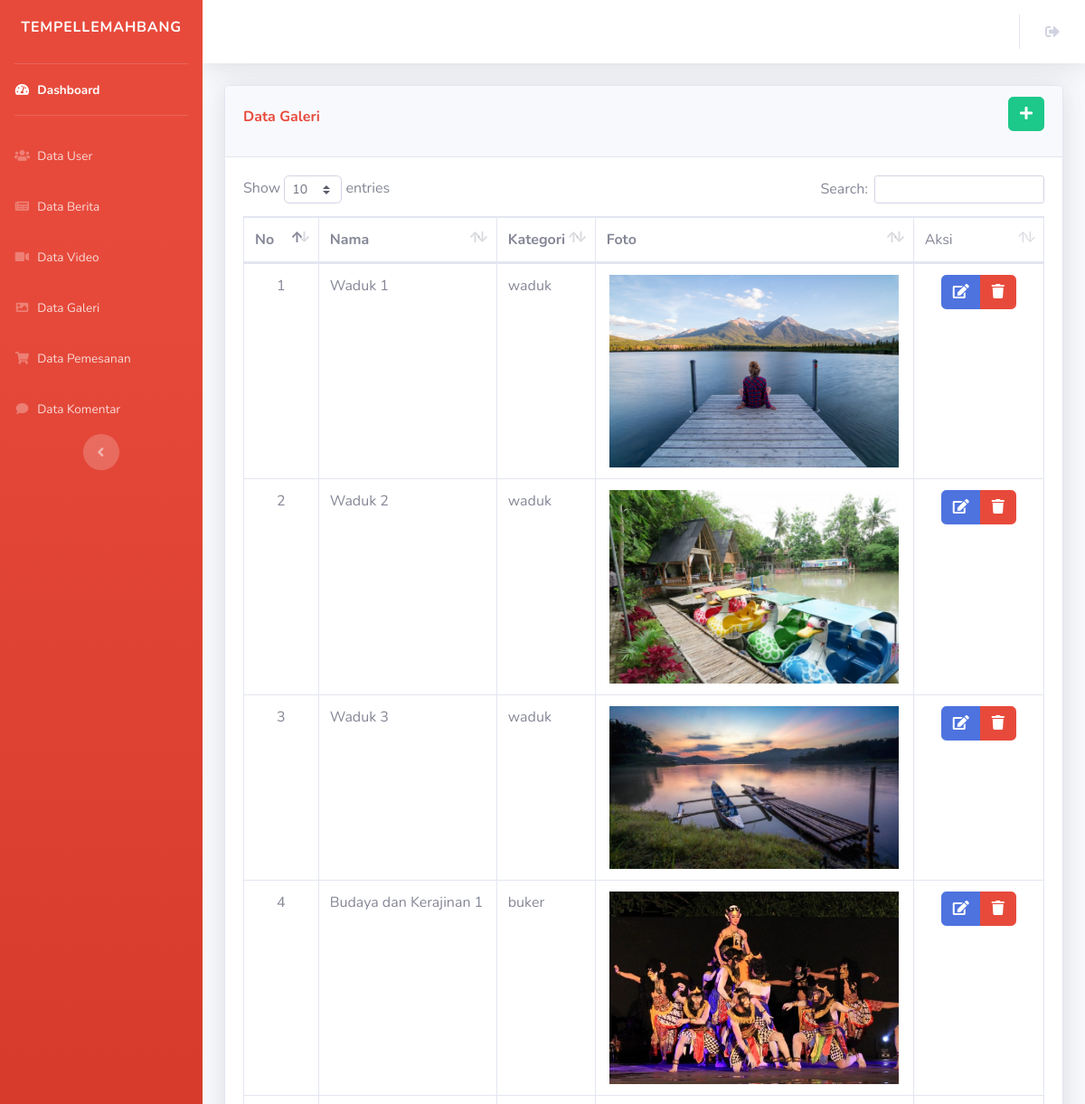
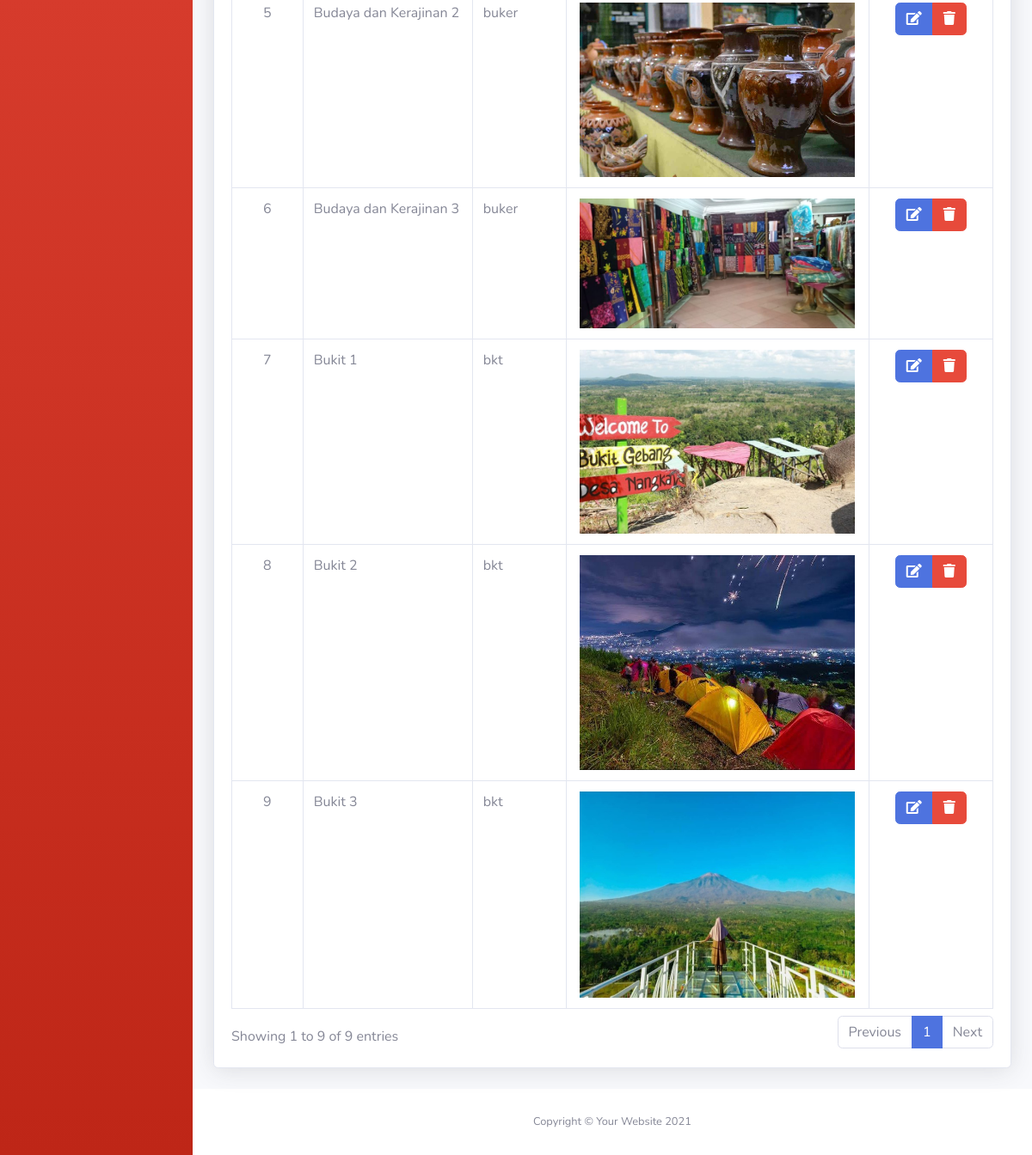
The page /admin/data_galeri.php (signed in) on the database its author committed (2 pictures, top to bottom).
### tables this page shows
CREATE TABLE `tbl_galeri` (
  `id_galeri` int(11) NOT NULL,
  `nama` varchar(50) NOT NULL,
  `kategori` varchar(50) NOT NULL,
  `foto` text NOT NULL
);

### admin/data_galeri.php (the view, shortened to what this page needs)
<?php
include("../config.php");
if (empty($_SESSION['username'])){
    header('location:../login.php');
}
else
{
    ?>
    <?php include("include_admin/header.php"); ?>
    <div class="container-fluid">
        <div class="card shadow mb-4">
            <div class="card-header d-flex justify-content-between align-items-center">
                <h6 class="font-weight-bold text-danger">Data Galeri</h6>
                <a href="tambah_galeri.php" class="btn btn-success mb-3"><i class="fas fa-plus"></i></a>
            </div>
            <div class="card-body">
                <div class="table-responsive">
                    <table class="table table-bordered" id="dataTable" width="100%" cellspacing="0">
                        <thead>
                            <tr>
                                <th width="40px">No</th>
                                <th>Nama</th>
                                <th>Kategori</th>
                                <th>Foto</th>
                                <td>Aksi</td>
                            </tr>
                        </thead>
                        <tbody>
                            <?php
                            $no=1;
                            $sqlquery = "SELECT * FROM tbl_galeri";
                            if ($result = mysqli_query($connect, $sqlquery)) {
                                while ($row = mysqli_fetch_assoc($result)) {
                                    ?>
                                    <tr>
                                        <td align="center"><?= $no++ ?></td>
                                        <td><?= $row['nama'] ?></td>
                                        <td><?= $row['kategori'] ?></td>
                                        <td align="center"><img src="../assets/img/tour/<?= $row['foto'] ?>" width="320px"></a></td>
                                        <td width="120" align="center">
                                            <div class="btn-group">
                                                <a href="edit_galeri.php?id_galeri=<?php echo $row["id_galeri"];?>" class="btn btn-xs btn-primary" title='Edit'> <i class="fas fa-edit"></i> </a>
                                                <a onclick="return confirm('Anda yakin ingin menghapus data tersebut?');" href="galeri_aksi.php?act=delete&id_galeri=<?php echo $row["id_galeri"];?>" class="btn btn-xs btn-danger"> <i class="fas fa-trash" title='Hapus'></i> </a>
                                            </div>
                                        </td>
                                    </tr>
                                    <?php
                                }
                            }
                            ?>
                        </tbody>
                    </table>
                </div>
            </div>
        </div>
    </div>
    <?php include("include_admin/footer.php"); ?>
    <?php
}
?>

### rows shown on the page
tbl_galeri: nama "Waduk 1", kategori "waduk", foto (picture)
tbl_galeri: nama "Waduk 2", kategori "waduk", foto (picture)
tbl_galeri: nama "Waduk 3", kategori "waduk", foto (picture)
tbl_galeri: nama "Budaya dan Kerajinan 1", kategori "buker", foto (picture)
tbl_galeri: nama "Budaya dan Kerajinan 2", kategori "buker", foto (picture)
tbl_galeri: nama "Budaya dan Kerajinan 3", kategori "buker", foto (picture)
tbl_galeri: nama "Bukit 1", kategori "bkt", foto (picture)
tbl_galeri: nama "Bukit 2", kategori "bkt", foto (picture)
tbl_galeri: nama "Bukit 3", kategori "bkt", foto (picture)
